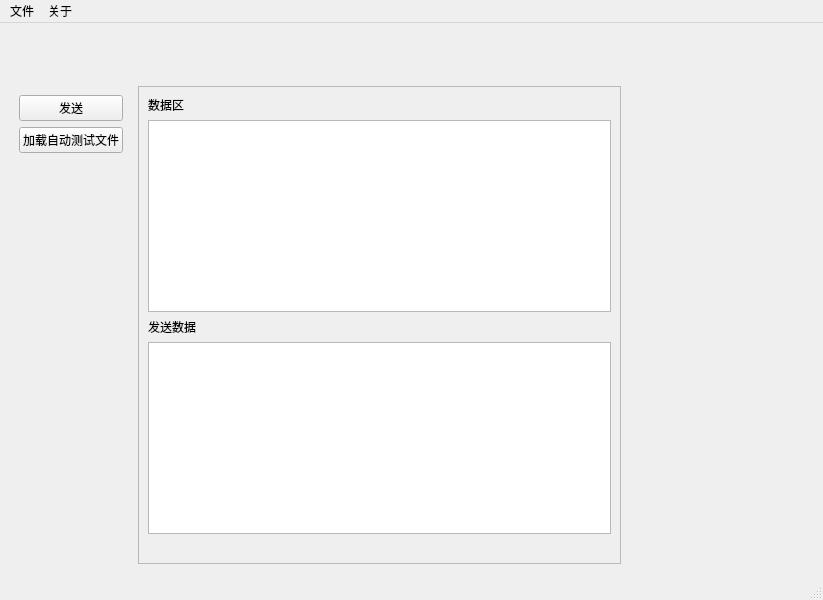
<?xml version="1.0" encoding="UTF-8"?>
<ui version="4.0">
 <class>MainWindow</class>
 <widget class="QMainWindow" name="MainWindow">
  <property name="geometry">
   <rect>
    <x>0</x>
    <y>0</y>
    <width>823</width>
    <height>600</height>
   </rect>
  </property>
  <property name="windowTitle">
   <string>MainWindow</string>
  </property>
  <widget class="QWidget" name="centralwidget">
   <widget class="QWidget" name="widget" native="true">
    <property name="geometry">
     <rect>
      <x>10</x>
      <y>0</y>
      <width>631</width>
      <height>541</height>
     </rect>
    </property>
    <layout class="QGridLayout" name="gridLayout">
     <item row="0" column="0">
      <spacer name="verticalSpacer_5">
       <property name="orientation">
        <enum>Qt::Vertical</enum>
       </property>
       <property name="sizeHint" stdset="0">
        <size>
         <width>20</width>
         <height>33</height>
        </size>
       </property>
      </spacer>
     </item>
     <item row="1" column="0">
      <widget class="QWidget" name="widget_2" native="true">
       <layout class="QVBoxLayout" name="verticalLayout_2">
        <item>
         <widget class="QPushButton" name="sendButton">
          <property name="text">
           <string>发送</string>
          </property>
         </widget>
        </item>
        <item>
         <widget class="QPushButton" name="loadButton">
          <property name="text">
           <string>加载自动测试文件</string>
          </property>
         </widget>
        </item>
       </layout>
      </widget>
     </item>
     <item row="2" column="0">
      <spacer name="verticalSpacer_4">
       <property name="orientation">
        <enum>Qt::Vertical</enum>
       </property>
       <property name="sizeHint" stdset="0">
        <size>
         <width>20</width>
         <height>119</height>
        </size>
       </property>
      </spacer>
     </item>
     <item row="3" column="0">
      <spacer name="verticalSpacer_3">
       <property name="orientation">
        <enum>Qt::Vertical</enum>
       </property>
       <property name="sizeHint" stdset="0">
        <size>
         <width>20</width>
         <height>121</height>
        </size>
       </property>
      </spacer>
     </item>
     <item row="4" column="0">
      <spacer name="verticalSpacer">
       <property name="orientation">
        <enum>Qt::Vertical</enum>
       </property>
       <property name="sizeHint" stdset="0">
        <size>
         <width>20</width>
         <height>119</height>
        </size>
       </property>
      </spacer>
     </item>
     <item row="1" column="1" rowspan="4" colspan="2">
      <widget class="QFrame" name="frame">
       <property name="frameShape">
        <enum>QFrame::StyledPanel</enum>
       </property>
       <property name="frameShadow">
        <enum>QFrame::Raised</enum>
       </property>
       <layout class="QGridLayout" name="gridLayout_2">
        <item row="1" column="0">
         <widget class="QLabel" name="label">
          <property name="text">
           <string>数据区</string>
          </property>
         </widget>
        </item>
        <item row="3" column="0">
         <widget class="QTextEdit" name="recvTextEdit"/>
        </item>
        <item row="5" column="0">
         <widget class="QTextEdit" name="sendTextEdit"/>
        </item>
        <item row="4" column="0">
         <widget class="QLabel" name="label_2">
          <property name="text">
           <string>发送数据</string>
          </property>
         </widget>
        </item>
        <item row="6" column="0">
         <spacer name="horizontalSpacer">
          <property name="orientation">
           <enum>Qt::Horizontal</enum>
          </property>
          <property name="sizeHint" stdset="0">
           <size>
            <width>206</width>
            <height>20</height>
           </size>
          </property>
         </spacer>
        </item>
       </layout>
      </widget>
     </item>
     <item row="0" column="3">
      <spacer name="verticalSpacer_6">
       <property name="orientation">
        <enum>Qt::Vertical</enum>
       </property>
       <property name="sizeHint" stdset="0">
        <size>
         <width>20</width>
         <height>40</height>
        </size>
       </property>
      </spacer>
     </item>
     <item row="0" column="1">
      <spacer name="horizontalSpacer_2">
       <property name="orientation">
        <enum>Qt::Horizontal</enum>
       </property>
       <property name="sizeHint" stdset="0">
        <size>
         <width>205</width>
         <height>20</height>
        </size>
       </property>
      </spacer>
     </item>
    </layout>
   </widget>
  </widget>
  <widget class="QMenuBar" name="menubar">
   <property name="geometry">
    <rect>
     <x>0</x>
     <y>0</y>
     <width>823</width>
     <height>26</height>
    </rect>
   </property>
   <widget class="QMenu" name="menu">
    <property name="title">
     <string>文件</string>
    </property>
    <addaction name="actionopen_serial_file"/>
    <addaction name="actionsave"/>
   </widget>
   <widget class="QMenu" name="menu_2">
    <property name="title">
     <string>关于</string>
    </property>
    <addaction name="actionabort"/>
   </widget>
   <addaction name="menu"/>
   <addaction name="menu_2"/>
  </widget>
  <widget class="QStatusBar" name="statusbar"/>
  <action name="actionopen_serial_file">
   <property name="text">
    <string>打开串口文件</string>
   </property>
  </action>
  <action name="actionsave">
   <property name="text">
    <string>保存文件</string>
   </property>
  </action>
  <action name="actionabort">
   <property name="text">
    <string>关于 SerialTool</string>
   </property>
  </action>
 </widget>
 <resources/>
 <connections/>
</ui>
